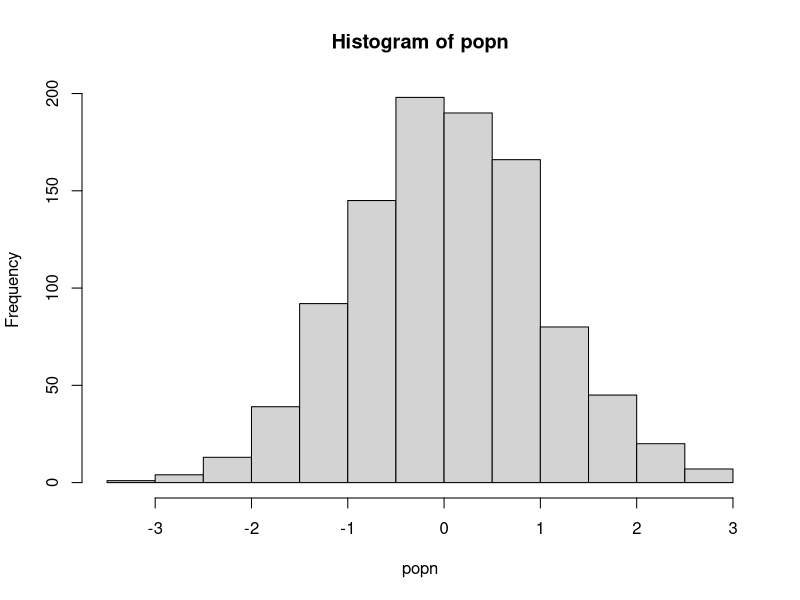

Write R code to recreate this figure.
#__author__ = 'Billy Lam (ykl17@ic.ac.uk)'
#__version__ = '3.6.3'

# A vectorization example

#### Functions ####

## A function to take a sample of size n from a population "popn" and return 
# its mean
myexperiment <- function(popn,n){
  pop_sample <- sample(popn, n, replace = FALSE)
  return(mean(pop_sample))
}

## Calculate means using a for loop without preallocation:
loopy_sample1 <- function(popn, n, num){
  result1 <- vector() #Initialize empty vector of size 1 
  for(i in 1:num){
    result1 <- c(result1, myexperiment(popn, n))
  }
  return(result1)
}

## To run "num" iterations of the experiment using a for loop on a vector with 
# preallocation:
loopy_sample2 <- function(popn, n, num){
  result2 <- vector(,num) #Preallocate expected size
  for(i in 1:num){
    result2[i] <- myexperiment(popn, n)
  }
  return(result2)
}

## To run "num" iterations of the experiment using a for loop on a list with 
# preallocation:
loopy_sample3 <- function(popn, n, num){
  result3 <- vector("list", num) #Preallocate expected size
  for(i in 1:num){
    result3[[i]] <- myexperiment(popn, n)
  }
  return(result3)
}

## To run "num" iterations of the experiment using vectorization with lapply:
lapply_sample <- function(popn, n, num){
  result4 <- lapply(1:num, function(i) myexperiment(popn, n))
  return(result4)
}

## To run "num" iterations of the experiment using vectorization with apply:
sapply_sample <- function(popn, n, num){
  result5 <- sapply(1:num, function(i) myexperiment(popn, n))
  return(result5)
}

# Generate a population
popn <- rnorm(1000) # Generate the population from a normal distribution
hist(popn)

# Run and time different functions
n <- 20 # sample size for each experiment
num <- 1000 # Number of times to rerun the experiment

print("The loopy, non-preallocation approach takes:" )
print(system.time(loopy_sample1(popn, n, num)))

print("The loopy, but with preallocation approach takes:" )
print(system.time(loopy_sample2(popn, n, num)))

print("The loopy, non-preallocation approach on a list takes:" )
print(system.time(loopy_sample3(popn, n, num)))

print("The vectorized sapply approach takes:" )
print(system.time(sapply_sample(popn, n, num)))

print("The vectorized lapply approach takes:" )
print(system.time(lapply_sample(popn, n, num)))
